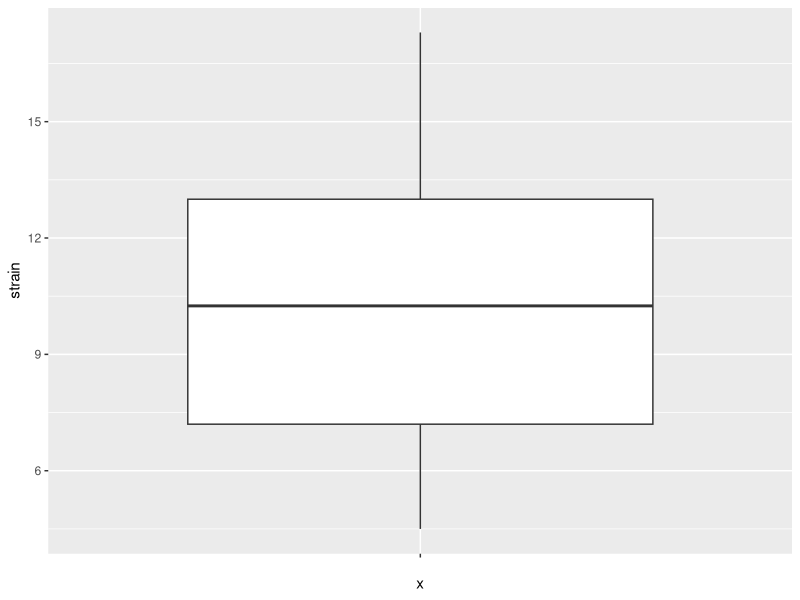
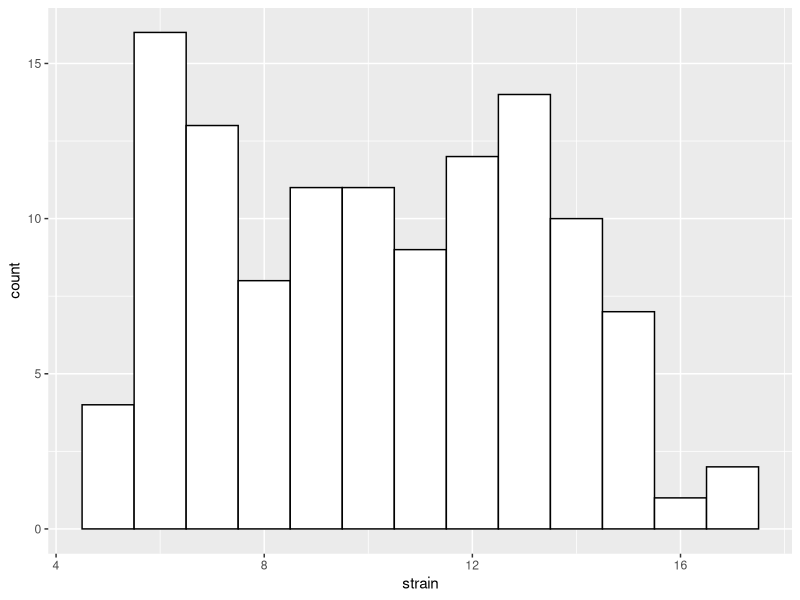
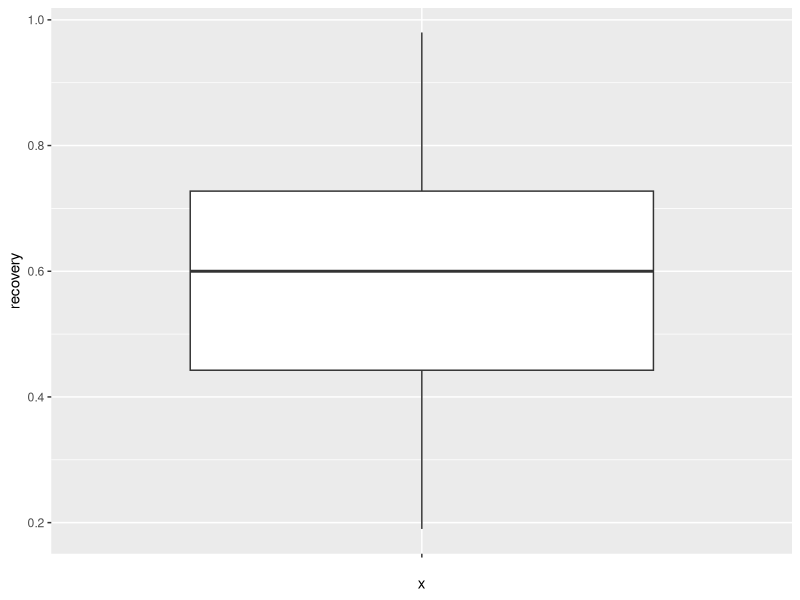
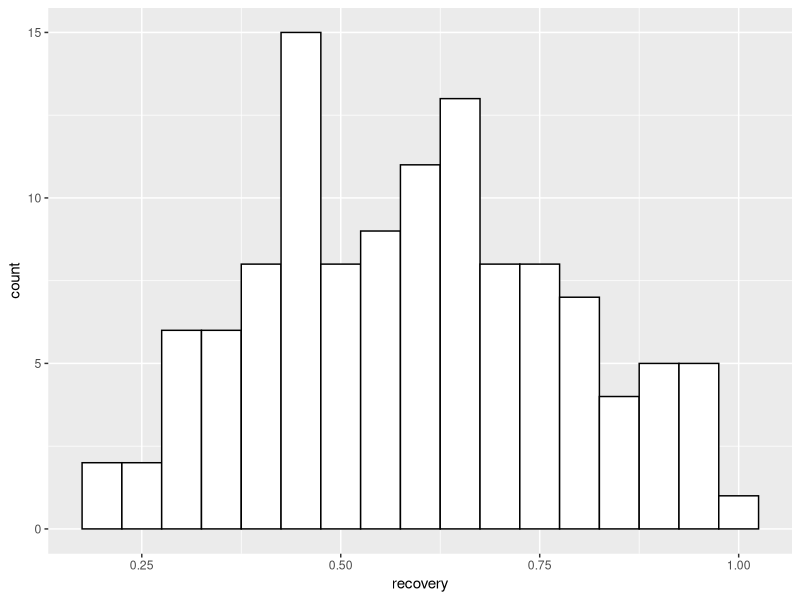
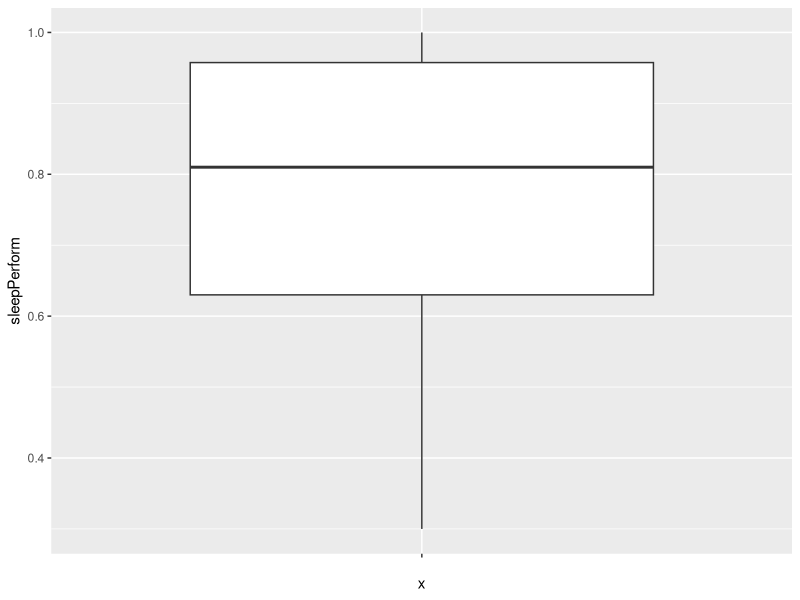
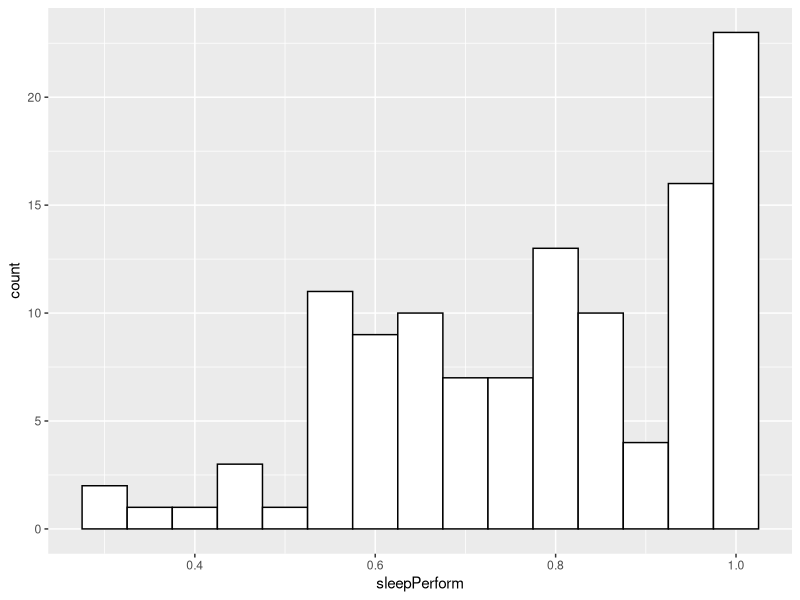

These figures' R source, in order:
## ---- chunk 1
whoop_df_original <- read.csv("capstone_WHOOP_data_14aug_18apr.csv", header = TRUE)

class(whoop_df_original) # shows the class of the whoop_df_original object
names(whoop_df_original) # names of columns in data frame
str(whoop_df_original) # compactly displays the internal structure of whoop_df_original
summary(whoop_df_original) # summary statistics for whoop_df_original

## ---- chunk 2
whoop_edit <- whoop_df_original

na_whoop_edit = whoop_edit[rowSums(is.na(whoop_edit)) > 0, ]
View(na_whoop_edit)
## ---- chunk 3
# remove empty rows 120 - 179
whoop_edit <- whoop_edit[-c(120:179), ]
summary(whoop_edit)
## ---- chunk 4

#new data frame to edit Recovery column; convert from factors to numerics
whoop_edit_recovery <- whoop_edit
whoop_edit_recovery$Recovery <- as.numeric(sub("%", "e-2", whoop_edit_recovery$Recovery))

class(whoop_edit_recovery$Recovery)
whoop_edit_recovery$Recovery

## ---- chunk 5
# current class of sleep performance column
class(whoop_edit_recovery$Sleep.Performance)

# new data set to edit sleep performance
whoop_edit_sleep_perf <- whoop_edit_recovery
whoop_edit_sleep_perf$Sleep.Performance <- as.numeric(sub("%", "e-2", whoop_edit_sleep_perf$Sleep.Performance))
head(whoop_edit_sleep_perf$Sleep.Performance)

# check to see that class of sleep performance column has been updated to numeric
class(whoop_edit_sleep_perf$Sleep.Performance)
## ---- chunk 6
#save updates to new data frame, whoop_edit2
whoop_edit2 <- whoop_edit_sleep_perf

# current column names of whoop_edit2 data set
names(whoop_edit2)

# update to column names of whoop_edit2 data set
names(whoop_edit2) = c("date", "strain", "recovery", "sleepPerform", "maxHR", "averHR", "cal", "hrv", "restHR", "timeInBed", "timeLightSleep", "timeREMSleep", "timeDeepSleep", "totalSleep", "sleepCycles")

# quick check to be sure that they have been correctly updated
names(whoop_edit2)

## ---- chunk 7
# load lubridate package to easier manipulate dates
library(lubridate)

# create data set to edit the "dates" column and see the current class of it 
date_whoop_edit = whoop_edit2
class(date_whoop_edit$date)

# editing "date" column using dmy() function ('d' for day, 'm' for month, 'y' for year)
date_whoop_edit$date = dmy(date_whoop_edit$date)

# confirming changes made to date and checking overall structure of data set
class(date_whoop_edit$date)
str(date_whoop_edit)

# create new data set
(whoop_edit3 = date_whoop_edit)
## ---- chunk 8
# delete July 24th observation with mostly NA's and save it into new data set, whoop_edit4
whoop_edit4 = whoop_edit3[-22, ]

# generate value to replace NA in sleepCycle column
na_value_sleepcyc = as.integer(mean(whoop_edit4$sleepCycles, na.rm = TRUE))
whoop_edit4[6, 15] = na_value_sleepcyc

# check to see data set has been correctly updated
summary(whoop_edit4)
## ---- chunk 9
#load ggplot libary
library(ggplot2)

# new data set for exploratory analysis
whoop_df_explore = whoop_edit4

# boxplot and histogram of strain data
ggplot(whoop_df_explore, aes(x = "", y = strain)) + 
  geom_boxplot()
ggplot(whoop_df_explore, aes(x = strain)) + 
  geom_histogram(binwidth = 1, color="black", fill="white")

# boxplot and histogram of recovery data
ggplot(whoop_df_explore, aes(x = "", y = recovery)) + 
  geom_boxplot()
ggplot(whoop_df_explore, aes(x = recovery)) + 
  geom_histogram(color="black", fill="white", binwidth = 0.05)

# boxplot and histogram of sleep performance data
ggplot(whoop_df_explore, aes(x = "", y = sleepPerform)) + 
  geom_boxplot()
ggplot(whoop_df_explore, aes(x = sleepPerform)) + 
  geom_histogram(color="black", fill="white", binwidth = 0.05)
